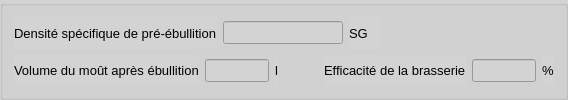
      <widget class="QGroupBox" name="general6GroupBox">
       <property name="styleSheet">
        <string notr="true">background-color:lightgray</string>
       </property>
       <property name="title">
        <string/>
       </property>
       <layout class="QVBoxLayout" name="verticalLayout_13">
        <item>
         <layout class="QHBoxLayout" name="horizontalLayout_18">
          <item>
           <widget class="QLabel" name="preboilGravityLabel">
            <property name="font">
             <font>
              <pointsize>10</pointsize>
             </font>
            </property>
            <property name="text">
             <string>Densité spécifique de pré-ébullition</string>
            </property>
           </widget>
          </item>
          <item>
           <widget class="QLineEdit" name="preboilGravityEdit">
            <property name="enabled">
             <bool>false</bool>
            </property>
            <property name="minimumSize">
             <size>
              <width>96</width>
              <height>0</height>
             </size>
            </property>
            <property name="maximumSize">
             <size>
              <width>120</width>
              <height>16777215</height>
             </size>
            </property>
            <property name="font">
             <font>
              <pointsize>10</pointsize>
             </font>
            </property>
            <property name="styleSheet">
             <string notr="true">color:black</string>
            </property>
           </widget>
          </item>
          <item>
           <widget class="QLabel" name="hotAfterSpargeWortVolumeUnitLabel_4">
            <property name="minimumSize">
             <size>
              <width>32</width>
              <height>0</height>
             </size>
            </property>
            <property name="maximumSize">
             <size>
              <width>32</width>
              <height>16777215</height>
             </size>
            </property>
            <property name="font">
             <font>
              <pointsize>10</pointsize>
             </font>
            </property>
            <property name="text">
             <string>SG</string>
            </property>
           </widget>
          </item>
          <item>
           <spacer name="horizontalSpacer_2">
            <property name="orientation">
             <enum>Qt::Horizontal</enum>
            </property>
            <property name="sizeHint" stdset="0">
             <size>
              <width>40</width>
              <height>20</height>
             </size>
            </property>
           </spacer>
          </item>
         </layout>
        </item>
        <item>
         <layout class="QHBoxLayout" name="horizontalLayout_24">
          <item>
           <layout class="QHBoxLayout" name="horizontalLayout_19">
            <item>
             <widget class="QLabel" name="hotPostboilWortVolumeLabel">
              <property name="font">
               <font>
                <pointsize>10</pointsize>
               </font>
              </property>
              <property name="text">
               <string>Volume du moût après ébullition</string>
              </property>
             </widget>
            </item>
            <item>
             <widget class="QLineEdit" name="hotPostboilWortVolumeEdit">
              <property name="enabled">
               <bool>false</bool>
              </property>
              <property name="maximumSize">
               <size>
                <width>64</width>
                <height>16777215</height>
               </size>
              </property>
              <property name="font">
               <font>
                <pointsize>10</pointsize>
               </font>
              </property>
              <property name="styleSheet">
               <string notr="true">color:black</string>
              </property>
             </widget>
            </item>
            <item>
             <widget class="QLabel" name="hotAfterSpargeWortVolumeUnitLabel_5">
              <property name="maximumSize">
               <size>
                <width>32</width>
                <height>16777215</height>
               </size>
              </property>
              <property name="font">
               <font>
                <pointsize>10</pointsize>
               </font>
              </property>
              <property name="text">
               <string>l</string>
              </property>
             </widget>
            </item>
           </layout>
          </item>
          <item>
           <spacer name="horizontalSpacer">
            <property name="orientation">
             <enum>Qt::Horizontal</enum>
            </property>
            <property name="sizeHint" stdset="0">
             <size>
              <width>40</width>
              <height>20</height>
             </size>
            </property>
           </spacer>
          </item>
          <item>
           <layout class="QHBoxLayout" name="horizontalLayout_20">
            <item>
             <widget class="QLabel" name="brewhouseEfficiencyLabel">
              <property name="font">
               <font>
                <pointsize>10</pointsize>
               </font>
              </property>
              <property name="text">
               <string>Efficacité de la brasserie</string>
              </property>
             </widget>
            </item>
            <item>
             <widget class="QLineEdit" name="b">
              <property name="enabled">
               <bool>false</bool>
              </property>
              <property name="maximumSize">
               <size>
                <width>64</width>
                <height>16777215</height>
               </size>
              </property>
              <property name="font">
               <font>
                <pointsize>10</pointsize>
               </font>
              </property>
              <property name="styleSheet">
               <string notr="true">color:black</string>
              </property>
             </widget>
            </item>
            <item>
             <widget class="QLabel" name="hotAfterSpargeWortVolumeUnitLabel_6">
              <property name="maximumSize">
               <size>
                <width>32</width>
                <height>16777215</height>
               </size>
              </property>
              <property name="font">
               <font>
                <pointsize>10</pointsize>
               </font>
              </property>
              <property name="text">
               <string>%</string>
              </property>
             </widget>
            </item>
           </layout>
          </item>
         </layout>
        </item>
       </layout>
      </widget>
